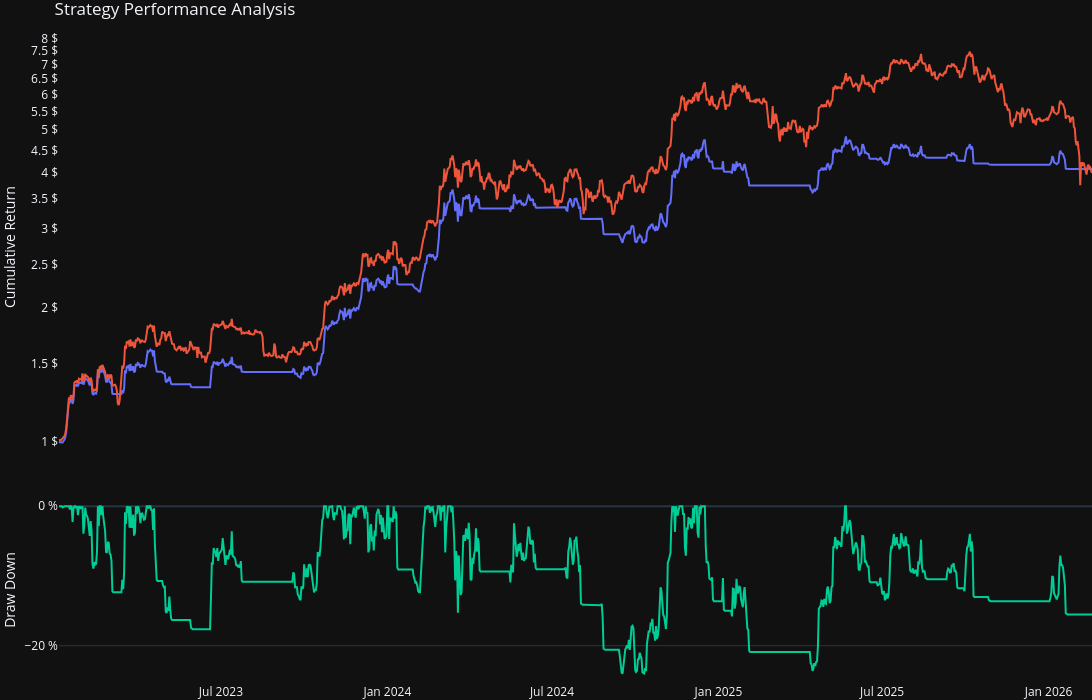

Notebook code for this chart:
### Markdown cell above
The Out of Sample period spans 37 months from january 2023 until february 2026.
In this period, the Trend Following strategy using 40 days lookback managed to deliver a 56% annualized returns figure with roughly 35% annualized volatility leading to a whoping 1.6 raw Sharpe Ratio, 2.1 raw Sortino Ratio and 2.4 Calmar Ratio. Its only been invested ~60% of the time, with a total of 36 trades averaging ~1 trade per month. Consistent with previous In Sample results, its win rate is around 30% with Huge wins and short losses, boosting the Reward/Risk Ratio to ~7.

### Code cell
main.plot_strategy_performance(os_result.returns, os_result.benchmark)

### Figure 1 — Plotly figure (JSON) as saved in the notebook; plotly's stock layout.template omitted (floating-point values rounded to 4 significant figures; data arrays with more than 128 entries replaced by an {"elided": "..."} marker saying what was removed)
{"data": [{"name": "Strategy Return ($)", "type": "scatter", "x": {"elided": "1137 str values"}, "xaxis": "x", "y": {"elided": "1137 float values"}, "yaxis": "y"}, {"name": "Benchmark Return ($)", "type": "scatter", "x": {"elided": "1137 str values"}, "xaxis": "x", "y": {"elided": "1137 float values"}, "yaxis": "y"}, {"name": "Draw Down (%)", "type": "scatter", "x": {"elided": "1137 str values"}, "xaxis": "x2", "y": {"elided": "1137 float values"}, "yaxis": "y2"}], "layout": {"height": 700, "hovermode": "x unified", "showlegend": false, "title": {"text": "Strategy Performance Analysis"}, "width": 1200, "xaxis": {"anchor": "y", "domain": [0, 1], "matches": "x2", "mirror": true, "rangeslider": {"visible": false}, "showgrid": false, "showline": false, "showticklabels": false, "zeroline": false}, "xaxis2": {"anchor": "y2", "domain": [0, 1], "rangeslider": {"visible": false}, "showgrid": false}, "yaxis": {"anchor": "x", "domain": [0.335, 1.0], "mirror": true, "showgrid": false, "showline": false, "ticksuffix": " $", "title": {"text": "Cumulative Return"}, "type": "log", "zeroline": false}, "yaxis2": {"anchor": "x2", "domain": [0, 0.285], "dtick": 20, "mirror": true, "showgrid": true, "showline": false, "ticksuffix": " %", "title": {"text": "Draw Down"}, "zeroline": true}}}
